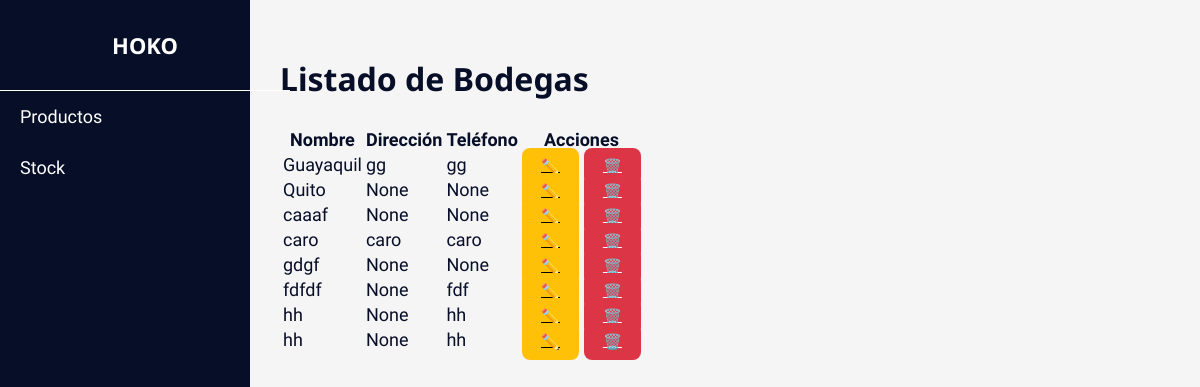
Before: /bodegas/ with the older database file.
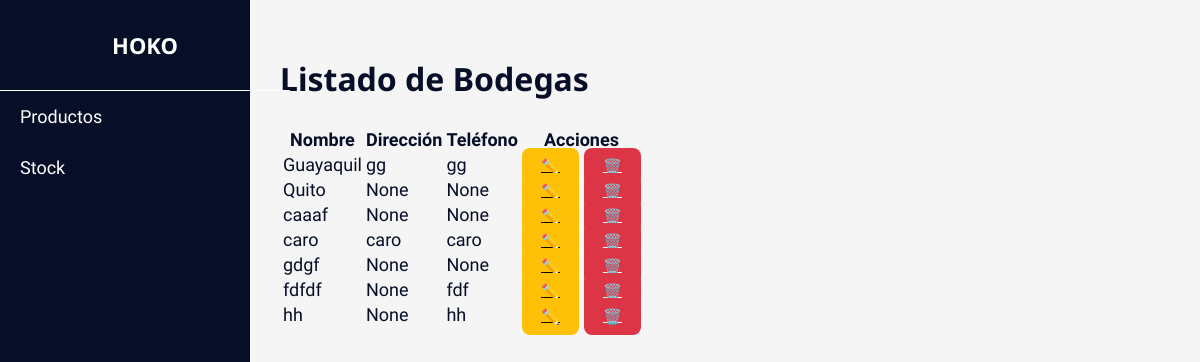
After: the same page with the newer database file.
### envios/models.py (models this page shows, shortened)
class Bodega(models.Model):
    nombre = models.CharField(max_length=100)
    direccion = models.CharField(max_length=200, blank=True, null=True)
    telefono = models.CharField(max_length=20, blank=True, null=True)

### envios/views.py (the view)
# urls.py: path('bodegas/', views.listar_bodegas, name='listar_bodegas'),
def listar_bodegas(request):
    bodegas = Bodega.objects.all()  # Recupera todas las bodegas de la base de datos
    return render(request, 'listar_bodegas.html', {'bodegas': bodegas})

### templates/listar_bodegas.html (shortened to what this page needs)
{% extends 'base.html' %}
{% block content %}
  <div class="content-container">
    <h2 class="page-title">Listado de Bodegas</h2>
    <table class="table">
      <thead>
        <tr>
          <th>Nombre</th>
          <th>Dirección</th>
          <th>Teléfono</th>
          <th>Acciones</th>
        </tr>
      </thead>
      <tbody>
        {% for bodega in bodegas %}
          <tr>
            <td>{{ bodega.nombre }}</td>
            <td>{{ bodega.direccion }}</td>
            <td>{{ bodega.telefono }}</td>
            <td>
                    <a href="{% url 'editar_bodega' id=bodega.id %}" class="btn editar">✏️</a>
                    <a href="{% url 'eliminar_bodega' id=bodega.id %}" class="btn eliminar">🗑️</a>
            </td>
          </tr>
        {% endfor %}
      </tbody>
    </table>
  </div>
{% endblock %}

### templates/base.html (shortened to what this page needs)
{% load static %}
<!DOCTYPE html>
<html lang="es">
<head>
  <link rel="stylesheet" href="{% static 'css/styles.css' %}">
</head>
<body>
  <div class="layout-container">
    <div class="sidebar">
      <div class="sidebar-header">
        <button class="menu-toggle" onclick="toggleMenu()" aria-label="Abrir menú lateral"></button>
        <h1 class="logo-title">HOKO</h1>
      </div>
      <nav>
        <ul class="menu" id="menu" aria-label="Menú de navegación">
            <li class="menu-item {% if request.resolver_match.url_name == 'listar_productos' %}active{% endif %}">
                <a href="{% url 'listar_productos' %}">
                     Productos
                </a>
            </li>
            <li class="menu-item {% if request.resolver_match.url_name == 'listar_stocks' %}active{% endif %}">
                <a href="{% url 'listar_stocks' %}">
                     Stock
                </a>
            </li>
        </ul>
    </nav>
    </div>
    <main class="main-content">
      {% block content %}{% endblock %}
    </main>
  </div>
</body>
</html>

### static/css/styles.css (style rules this page uses)
body { font-family: 'Ubuntu', sans-serif; margin: 0; padding: 0; background-color: #f5f5f5; color: #070E27; font-size: 18px; }
h1, h2, h3 { font-family: 'Noto Sans', sans-serif; font-size: 32px; color: #070E27; }
.layout-container { display: flex; flex-direction: row; min-height: 100vh; }
.sidebar { width: 250px; background-color: #070E27; height: 100vh; color: white; display: flex; flex-direction: column; position: fixed; top: 0; left: 0; z-index: 1000; }
.sidebar-header { display: flex; justify-content: flex-start; align-items: center; padding: 15px 20px; border-bottom: 1px solid white; position: relative; height: 60px; width: 100%; }
.sidebar-header .logo-title { font-size: 22px; font-weight: bold; color: white; text-align: center; margin: 0; flex-grow: 1; transition: opacity 0.3s ease-in-out; }
.menu-toggle { background: none; border: none; color: white; font-size: 28px; cursor: pointer; position: absolute; left: 20px; display: block; opacity: 1; transition: opacity 0.3s ease-in-out; }
.menu { list-style: none; padding: 0; margin: 0; flex-grow: 1; }
.menu-item { position: relative; }
.menu a { display: block; padding: 15px 20px; color: white; text-decoration: none; transition: background-color 0.3s ease; }
.main-content { margin-left: 250px; flex-grow: 1; padding: 30px; }
.btn { padding: 0.6rem 1.2rem; border: none; border-radius: 8px; background-color: #4a90e2; color: white; font-size: 0.95rem; cursor: pointer; transition: background-color 0.3s ease; height: 2.5rem; }
.btn.editar { background-color: #FFC107; color: #000; }
.btn.eliminar { background-color: #DC3545; }
button, form button { background-color: #070E27; color: white; border: none; padding: 15px; width: 100%; border-radius: 5px; font-size: 16px; cursor: pointer; font-weight: bold; margin-top: auto; }

Changed rows visible on the page:
removed Bodega: nombre "hh", direccion "None", telefono "hh"
